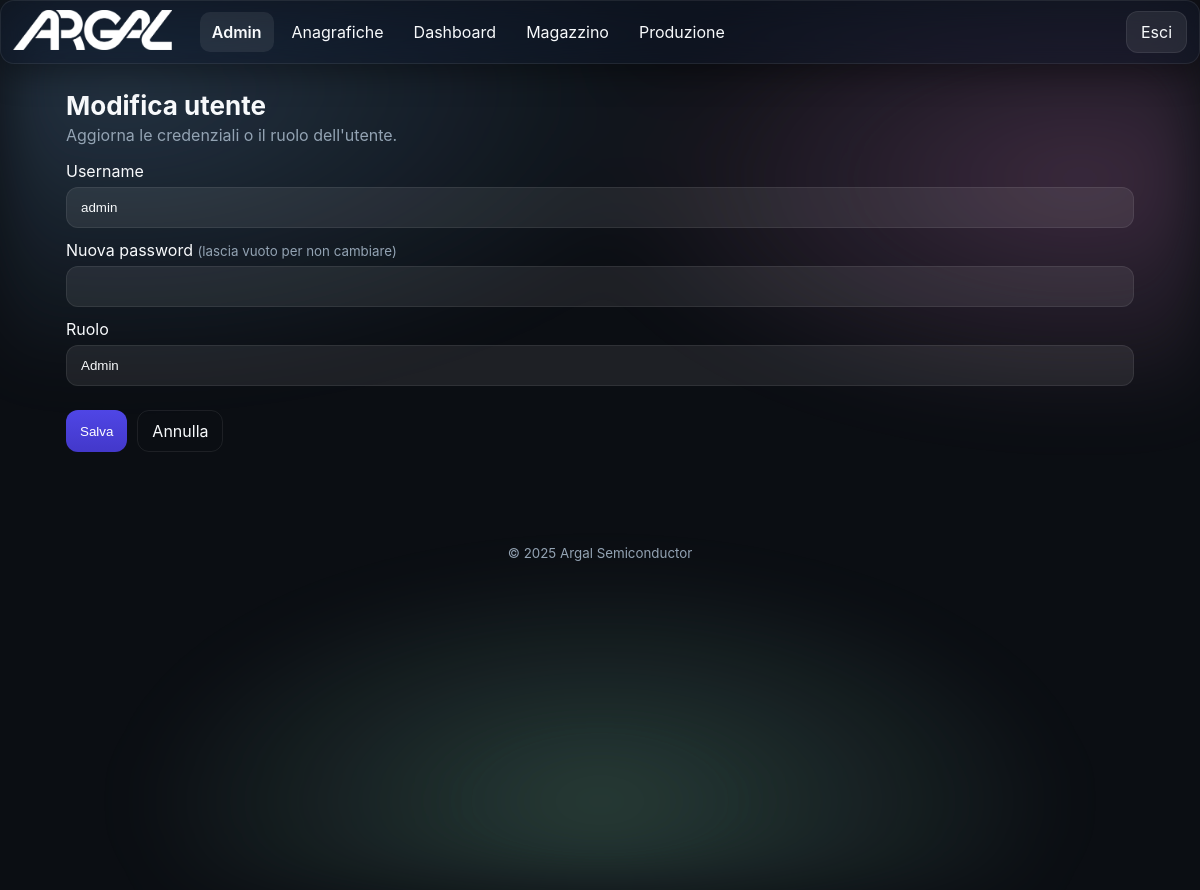
The app's page /admin/users/edit/1 (signed in) with its own data.
### app/models.py (models this page shows, shortened)
class TimestampMixin(db.Model):
    __abstract__ = True
    created_at = db.Column(db.DateTime, default=datetime.utcnow)
    updated_at = db.Column(db.DateTime, default=datetime.utcnow, onupdate=datetime.utcnow)

class Module(TimestampMixin):
    __tablename__ = 'modules'
    id = db.Column(db.Integer, primary_key=True)
    name = db.Column(db.String(100), unique=True, nullable=False)
    slug = db.Column(db.String(100), unique=True, nullable=False)
    endpoint = db.Column(db.String(120), unique=True, nullable=False)
    enabled = db.Column(db.Boolean, default=True)
    icon = db.Column(db.String(100), default='cube')

class User(UserMixin, TimestampMixin):
    __tablename__ = 'users'
    id = db.Column(db.Integer, primary_key=True)
    username = db.Column(db.String(150), unique=True, nullable=False, index=True)
    password_hash = db.Column(db.String(255), nullable=False)
    role = db.Column(db.String(50), default='user')
    active = db.Column(db.Boolean, default=True)
    @property
    def is_admin(self) -> bool:
        return self.role == 'admin'

### app/blueprints/admin/routes.py (the view, shortened to what this page needs)
@admin_bp.route('/users/edit/<int:user_id>', methods=['GET', 'POST'])
@login_required
def edit_user(user_id: int):
    admin_required()
    user = User.query.get_or_404(user_id)
    return render_template('admin/edit_user.html', user=user)

### app/blueprints/admin/routes.py (called while the page is built)
def admin_required():
    if not current_user.is_authenticated or not getattr(current_user, 'is_admin', False):
        abort(403)

@admin_bp.before_request
def check_admin():
    if not current_user.is_authenticated:
        return login_manager.unauthorized()
    if not current_user.is_admin:
        abort(403)

### app/models.py (called while the page is built)
@login_manager.user_loader
def load_user(user_id):
    try:
        return User.query.get(int(user_id))
    except Exception:
        return None

### app/templates/admin/edit_user.html (shortened to what this page needs)
{% extends 'base.html' %}
{% block content %}
<section class="section">
  <h2 class="section-title">Modifica utente</h2>
  <p class="section-subtitle">Aggiorna le credenziali o il ruolo dell'utente.</p>
  <form method="post" class="form">
    <label class="field">
      <span>Username</span>
      <input type="text" name="username" required value="{{ user.username }}">
    </label>
    <label class="field">
      <span>Nuova password <small class="muted">(lascia vuoto per non cambiare)</small></span>
      <input type="password" name="password">
    </label>
    <label class="field">
      <span>Ruolo</span>
      <select name="role">
        <option value="admin" {% if user.role == 'admin' %}selected{% endif %}>Admin</option>
      </select>
    </label>
    <div style="display:flex; gap: 10px; margin-top: 12px;">
      <button class="btn primary" type="submit">Salva</button>
      <a class="btn ghost" href="{{ url_for('admin.users') }}">Annulla</a>
    </div>
  </form>
</section>
{% endblock %}

### app/templates/base.html (shortened to what this page needs)
<!doctype html>
<html lang="it" data-theme="dark">
<head>
  <link rel="stylesheet" href="{{ url_for('static', filename='css/styles.css') }}">
</head>
<body>
  <div class="bg-aurora"></div>
  {% if current_user.is_authenticated and not embedded %}
  <header class="app-header glass">
    <div class="brand">
      <a href="{{ url_for('dashboard.index') }}" class="brand-link" style="display:inline-block;">
        <img src="{{ url_for('static', filename='img/logo.png') }}" alt="Logo" class="logo">
      </a>
    </div>
    <nav class="nav-desktop">
      {% set cur_ep = request.endpoint or '' %}
      {% set detected_bp = (cur_ep.split('.')|first) %}
      {% set forced_bp = None %}
      {% if active_module is defined and active_module %}
        {% set forced_bp = active_module %}
      {% elif g is defined and g.active_module is defined and g.active_module %}
        {% set forced_bp = g.active_module %}
      {% endif %}
      {% set cur_bp = forced_bp if forced_bp else detected_bp %}
      {% for m in enabled_modules %}
        {% set mod_bp = (m.endpoint.split('.')|first) %}
        {% set is_active = (mod_bp == cur_bp) %}
        {% set display_name = 'Anagrafiche' if (m.slug == 'products' or m.name == 'Prodotti') else m.name %}
        <a class="nav-link{{ ' active' if is_active else '' }}" href="{{ url_for(m.endpoint) }}">{{ display_name }}</a>
      {% endfor %}
    </nav>
    <div class="header-actions">
      <a class="btn btn-ghost" href="{{ url_for('auth.logout') }}">Esci</a>
    </div>
  </header>
    {% set cur_ep = request.endpoint or '' %}
    {% set detected_bp = (cur_ep.split('.')|first) %}
    {% set forced_bp = None %}
    {% if active_module is defined and active_module %}
      {% set forced_bp = active_module %}
    {% elif g is defined and g.active_module is defined and g.active_module %}
      {% set forced_bp = g.active_module %}
    {% endif %}
    {% set cur_bp = forced_bp if forced_bp else detected_bp %}
  {% endif %}
  <main class="container">
    {% block content %}{% endblock %}
  </main>
  {% if not embedded %}
  <footer class="app-footer">
    <small>© {{ 2025 }} Argal Semiconductor</small>
  </footer>
  {% endif %}
</body>
</html>

### app/static/css/styles.css (style rules this page uses)
:root { --radius: 14px; --gap: 16px; --glass-bg: rgba(255,255,255,.10); --glass-stroke: rgba(255,255,255,.25); --text: #0b0b0c; --muted: #6b7280; --bg: #f6f7fb; --card: rgba(255,255,255,.6); --shadow: 0 10px 30px rgba(2,6,23,.15); }
html[data-theme='dark'] { --glass-bg: rgba(17,25,40,.50); --glass-stroke: rgba(255,255,255,.08); --text: #f8fafc; --muted: #93a3b3; --bg: #0b0e13; --card: rgba(255,255,255,.08); --shadow: 0 10px 30px rgba(0,0,0,.35); color-scheme: dark light; }
* { box-sizing:border-box; }
html,body { height:100%; }
body { margin:0; font-family: -apple-system, BlinkMacSystemFont, "Segoe UI", Roboto, Inter, "Helvetica Neue", Arial, "Apple Color Emoji","Segoe UI Emoji", "Segoe UI Symbol"; color: var(--text); background: var(--bg); }
.container { max-width:1100px; margin: 90px auto 60px; padding: 0 16px; }
.bg-aurora { position: fixed; inset: 0; background: radial-gradient(1200px 600px at 10% 10%, #8ec5ff33 0%, transparent 50%), radial-gradient(1000px 500px at 90% 20%, #ffa3e533 0%, transparent 50%), radial-gradient(1200px 600px at 50% 90%, #a7f3d033 0%, transparent 40%); filter: blur(30px) saturate(120%); animation: float 16s linear infinite alternate; z-index: -1; }
.glass { background: var(--glass-bg); border: 1px solid var(--glass-stroke); backdrop-filter: blur(14px) saturate(140%); -webkit-backdrop-filter: blur(14px) saturate(140%); border-radius: var(--radius); box-shadow: var(--shadow); }
.app-header { position: fixed; top: 0; left: 0; right: 0; height: 64px; display:flex; align-items:center; gap:16px; padding: 0 12px; z-index: 1000; }
.brand { display:flex; align-items:center; gap:10px; }
.brand .logo { height: 40px; width: auto; }
.nav-desktop { margin-left: 12px; display:none; gap:6px; }
.nav-desktop .nav-link { display:inline-flex; align-items:center; gap:8px; padding:10px 12px; border-radius: 10px; text-decoration:none; color:inherit; transition: transform .2s ease, background .2s ease, font-weight .2s ease; }
.nav-desktop .nav-link.active, .nav-mobile .nav-link.active { font-weight:600; background: var(--card); }
.header-actions { margin-left:auto; display:flex; align-items:center; gap:10px; }
@media (min-width: 900px) { .nav-desktop { display:flex; } }
.btn { display:inline-flex; align-items:center; justify-content:center; gap:8px; padding:10px 14px; border-radius: 12px; border:1px solid var(--glass-stroke); background: var(--card); cursor:pointer; text-decoration:none; color:inherit; transition: transform .2s ease, filter .2s ease, background .2s ease; }
.btn.primary { background: linear-gradient(180deg, #4f46e5, #4338ca); color:white; border:0; }
.btn.ghost { background: transparent; border:1px solid var(--glass-stroke); }
.section { margin-top: 12px; }
.section-title { font-size: 26px; margin: 10px 0; }
.section-subtitle { color: var(--muted); margin-top: -6px; }
.form { display:flex; flex-direction:column; gap: 12px; }
.field { display:flex; flex-direction:column; gap:6px; }
.field input:not([type="checkbox"]):not([type="radio"]), .field textarea, .field select { border-radius: 12px; padding:12px 14px; background: var(--card); border:1px solid var(--glass-stroke); color: inherit; outline: none; -webkit-appearance: none; appearance: none; }
.field select option, .field select optgroup { background: var(--bg); color: var(--text); }
.app-footer { text-align:center; padding: 30px 0; color: var(--muted); }
.muted { color: var(--muted); }

### records on screen
Module: name "Admin"
Module: name "Anagrafiche"
Module: name "Dashboard"
Module: name "Magazzino"
Module: name "Produzione"
User: username "admin", role "Admin"

### other values on screen
{{ 2025 }} "2025"
